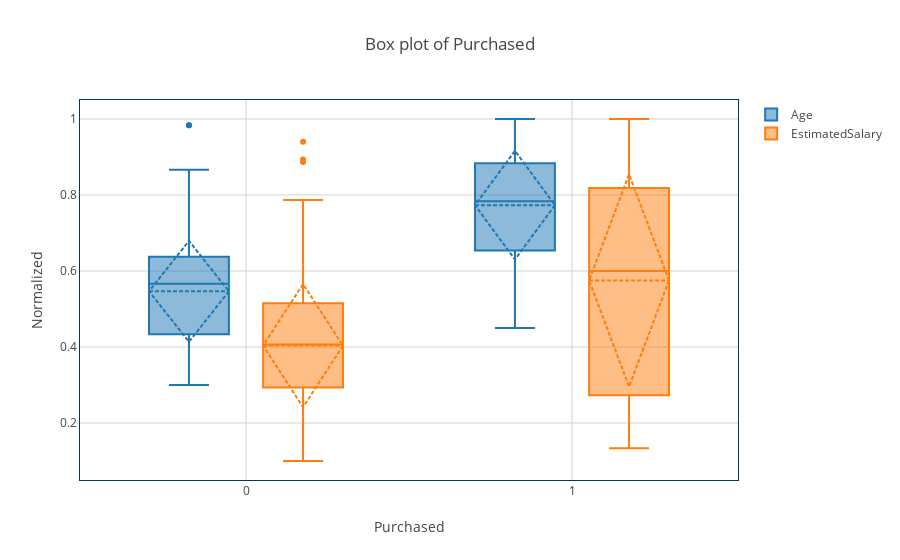

Source (notebook cell):
### Code cell
# df['Gender']=df['Gender'].map(dict(Male=0, Female=1))
templatep='none'
fig=go.Figure()
fig.add_trace(go.Box(
y=df['Age']/(np.max(df['Age'])), x=df['Purchased'], 
    boxmean='sd', name='Age'))
fig.add_trace(go.Box(
y=df['EstimatedSalary']/(np.max(df['EstimatedSalary'])), x=df['Purchased'], 
    boxmean='sd', name='EstimatedSalary'))



fig.update_traces(orientation='v')
fig.update_xaxes(showline=True, linewidth=1, linecolor='rgb(8,48,107)', mirror=True, showgrid=True, gridwidth=1, gridcolor='Lightgrey')
fig.update_yaxes(showline=True, linewidth=1, linecolor='rgb(8,48,107)', mirror=True,showgrid=True, gridwidth=1, gridcolor='Lightgrey')

fig.update_layout(title_text='Box plot of Purchased', 
                 yaxis_title='Normalized', xaxis_title='Purchased',
                 boxmode='group', template=templatep)
fig.show()

### Figure 1 — Plotly figure (JSON) as saved in the notebook; plotly's stock layout.template omitted (floating-point values rounded to 4 significant figures; data arrays with more than 128 entries replaced by an {"elided": "..."} marker saying what was removed)
{"data": [{"boxmean": "sd", "name": "Age", "orientation": "v", "type": "box", "x": {"elided": "400 str values"}, "y": {"elided": "400 float values"}}, {"boxmean": "sd", "name": "EstimatedSalary", "orientation": "v", "type": "box", "x": {"elided": "400 str values"}, "y": {"elided": "400 float values"}}], "layout": {"boxmode": "group", "title": {"text": "Box plot of Purchased"}, "xaxis": {"gridcolor": "Lightgrey", "gridwidth": 1, "linecolor": "rgb(8,48,107)", "linewidth": 1, "mirror": true, "showgrid": true, "showline": true, "title": {"text": "Purchased"}}, "yaxis": {"gridcolor": "Lightgrey", "gridwidth": 1, "linecolor": "rgb(8,48,107)", "linewidth": 1, "mirror": true, "showgrid": true, "showline": true, "title": {"text": "Normalized"}}}}
